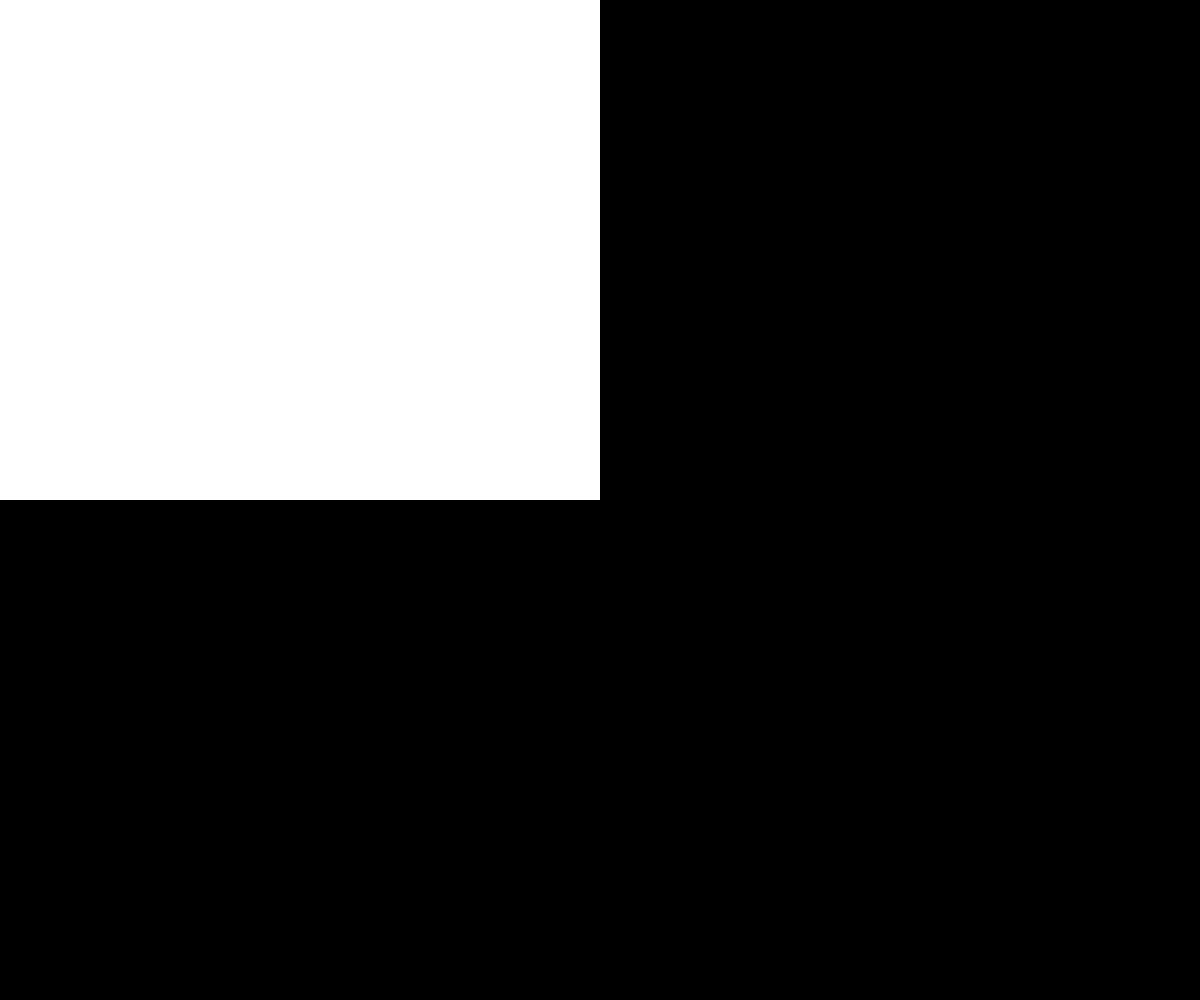
Frame 1 (no input)
Frame 60 (no input): identical to frame 1, image omitted
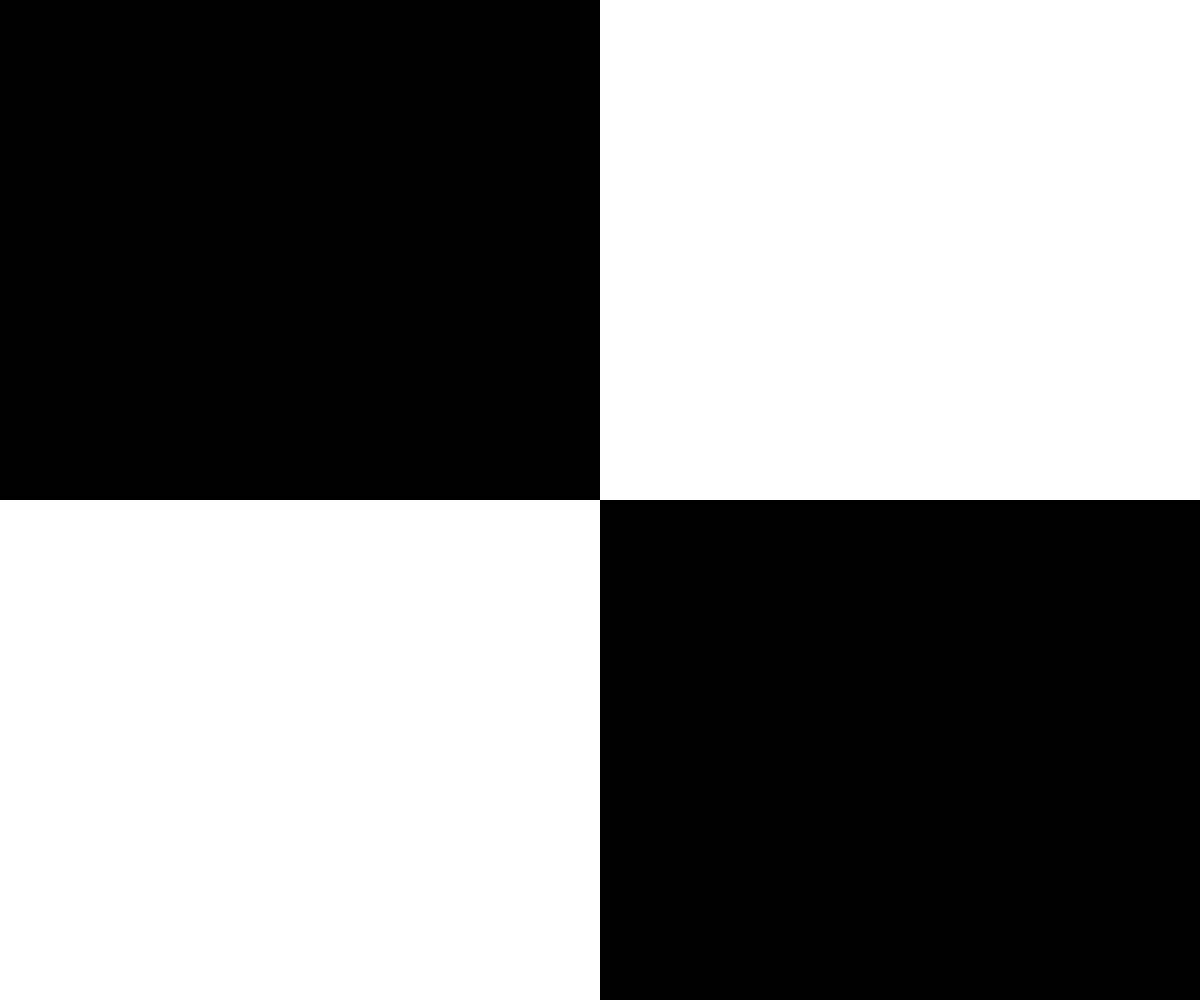
Frame 120 (the mouse pressed at the canvas centre since frame 60)

The p5.js sketch that drew these frames (run headless with seeded random() and noise() and a simulated clock; from frame 60 on, the mouse is pressed at the canvas centre):

// p5.js sketch
// ── sketch.js

var x, y, t;

function setup() 
{
  createCanvas (windowWidth, windowHeight);
}


function draw() 
{
  t = width/2;

  //Quadrado1
  if (mouseX<width/2 && mouseY<height/2){
    fill(255);
  }
  else{
    fill(0);
  }

  noStroke();
  rectMode(CORNER);
  rect(0, 0, t, height/2);


  //Quadrado3
  if (mouseX<=width/2 && mouseY>=height/2){
    fill(255);
  }
  else{
    fill(0);
  }

  noStroke();
  rectMode(CORNER);
  rect(0, height/2, t, height/2);
  

  //Quadrado2
  if (mouseX>=width/2 && mouseY<=height/2 ){
    fill(255);
  }
  else{
    fill(0);
  }

  noStroke();
  rectMode(CORNER);
  rect(width/2, 0, t, height/2);


  //Quadrado4
  if (mouseX>width/2 && mouseY>height/2){
    fill(255);
  }
  else{
    fill(0);
  }
  
  noStroke();
  rectMode(CORNER);
  rect(width/2, height/2, t, height/2);

}

function windowResized() 
{
  resizeCanvas (windowWidth, windowHeight);
}
